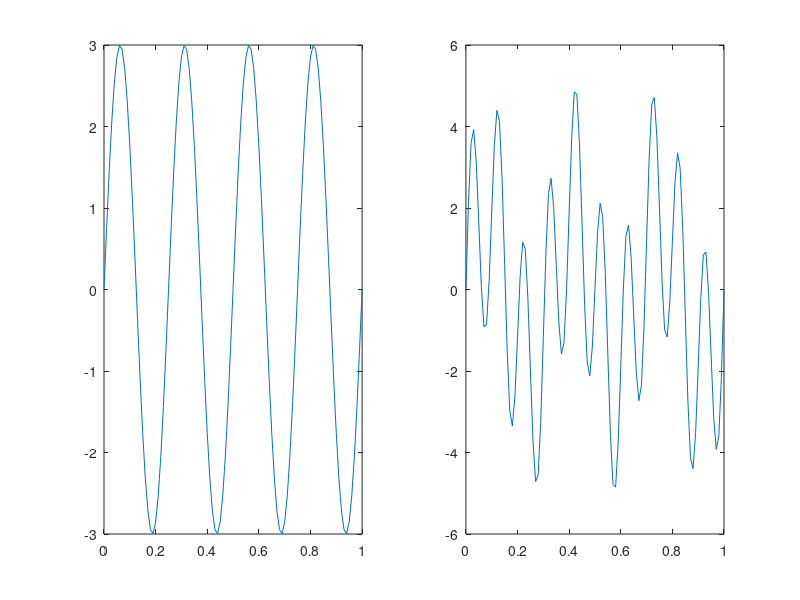

Source code (MATLAB):
clc
clear all
close all

a1 = 2;

a2 = 3 ;

a3 = 4 ;

f1 = 3 ;
f2 = 10 ;
f3 = 100 ;

f = 3 ;

t = 0 : 0.01 : 1 ;

% single tone
a= 3;
f=4;
xt = a * sin(2*pi*f*t);
subplot(1,2,1);
plot(t,xt);


% composite tone
xt1 = a1 * sin(2*pi*f1*t);
xt2 = a2 * sin(2*pi*f2*t);
xt3 = a3 * sin(2*pi*f3*t);

x= xt1 + xt2 + xt3 ;

subplot(1,2,2);

plot(t,x);
